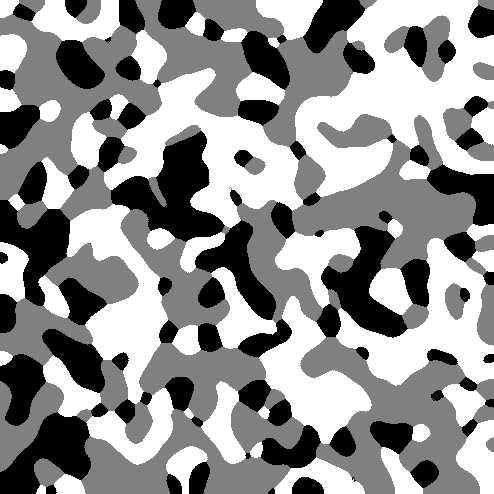
#> input picture week1/data/fuel_cells/fuel_cell_1.tif, 494 x 494 px
$ jupyter execute seg_boundry_solutions.ipynb
#> lines starting #> are read from the running program, lines starting #| are printed output that depends on the picture
[cell 1]
import skimage
import matplotlib.pyplot as plt
import numpy as np
import math

# Computing length of segmentation boundry

[cell 2]
# Open the segmentation boundary images (.tif)

# Load the images
dir = 'data/fuel_cells/'
img1 = skimage.io.imread(dir + 'fuel_cell_1.tif')
#> img1 is the input picture: shape (494, 494); min 0, max 255, mean 144.8
img2 = skimage.io.imread(dir + 'fuel_cell_2.tif')
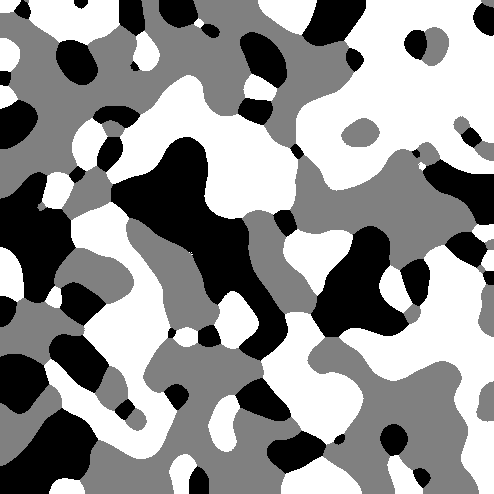
#> input picture week1/data/fuel_cells/fuel_cell_2.tif, 494 x 494 px
#> img2 is the input picture: shape (494, 494); min 0, max 255, mean 145.1
img3 = skimage.io.imread(dir + 'fuel_cell_3.tif')
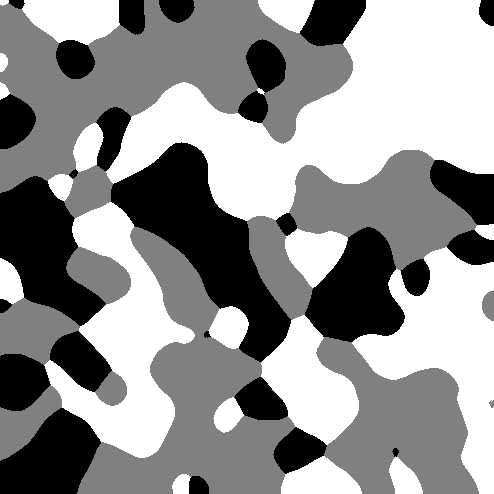
#> input picture week1/data/fuel_cells/fuel_cell_3.tif, 494 x 494 px
#> img3 is the input picture: shape (494, 494); min 0, max 255, mean 145.2

# Show the images in the same figure
fig, ax = plt.subplots(1, 3, figsize=(15, 5))
ax[0].imshow(img1, cmap='gray')
ax[0].set_title('Fuel Cell 1')
ax[1].imshow(img2, cmap='gray')
ax[1].set_title('Fuel Cell 2')
ax[2].imshow(img3, cmap='gray')
ax[2].set_title('Fuel Cell 3')
plt.show()
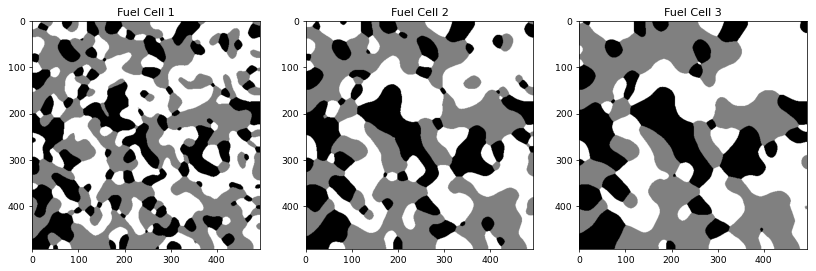
#> figure drawn by matplotlib, 3 panels

[cell 3]
# Put the images in a list
imgs = [img1, img2, img3]

# Length of the segmentation boundary for each image

for img in imgs:
    length = 0

    for i in range(img.shape[0]-1): # -1 to avoid out of range
        for j in range(img.shape[1]):
            length += (img[i,j] != img[i+1,j])

    for i in range(img.shape[0]):
        for j in range(img.shape[1]-1): # -1 to avoid out of range
            length += (img[i,j] != img[i,j+1])

    print('Length of the segmentation boundary:', length)
#> this loop made 3 passes
#| Length of the segmentation boundary: 16328
#| Length of the segmentation boundary: 10801
#| Length of the segmentation boundary: 8084

# Vectorization

[cell 4]
# Now with vectorized operations
for img in imgs:
    length = (img[:-1,:] != img[1:,:]).sum() + (img[:,:-1] != img[:,1:]).sum()
    print('Length of the segmentation boundary:', length)
#> this loop made 3 passes
#> length on passes 1 to 3: 16328, 10801, 8084
#| Length of the segmentation boundary: 16328
#| Length of the segmentation boundary: 10801
#| Length of the segmentation boundary: 8084

[cell 5]
# Create a function to calculate the length of the segmentation boundary
def boundary_length(img):
    '''
    Calculate the length of the segmentation boundary for a binary image.

    Parameters:
    ----------
    img: 2D numpy array
        Binary image.

    Returns:
    -------
    int
        Length of the segmentation boundary.
    '''
    return (img[:-1,:] != img[1:,:]).sum() + (img[:,:-1] != img[:,1:]).sum()

# Calculate the length of the segmentation boundary for each image
for img in imgs:
    print('Length of the segmentation boundary:', boundary_length(img))
